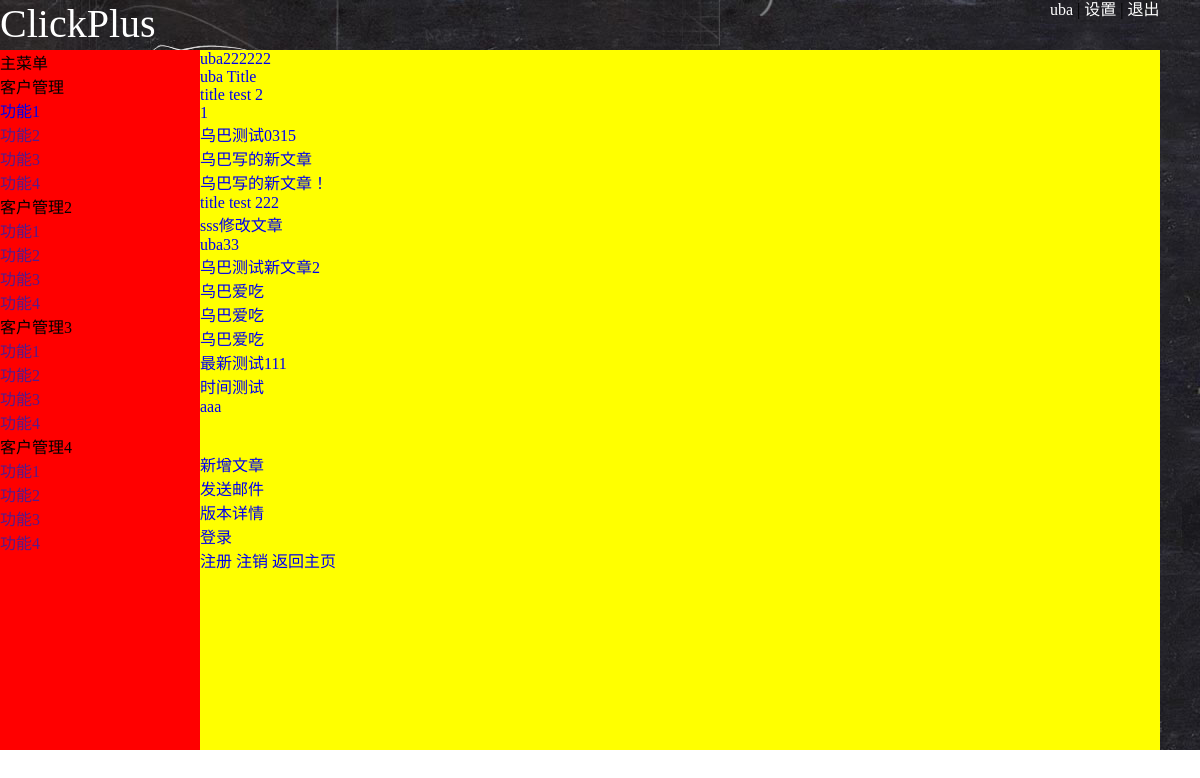
Page /blog2/index/ (signed in) on the committed database.
### ubablog2/models.py (models this page shows, shortened)
class Article(models.Model):
	title=models.CharField(max_length=32,default='uba Title')
	content=models.TextField(null=True)
	pubtime=models.DateTimeField(auto_now=True)

### ubablog2/views.py (the view)
def index(request):
	is_login=request.session.get('username')
	if is_login:
		articles=models.Article.objects.all()
		return render(request,'ubablog2/index.html',{'arts':articles,'username':is_login})
	else:
		return HttpResponseRedirect("/blog2/login")

### ubablog2/views.py (called while the page is built)
def global_setting(request):
	return {'SITE_NAME':settings.SITE_NAME,
			'SITE_DESC':settings.SITE_DESC,
			}

### ubablog2/templates/ubablog2/index.html (shortened to what this page needs)
<!DOCTYPE html>
<html lang="en">
<head>
</head>
<body>
	<div class="header">
		<a href="http://www.clickplus.cn" style="color: white;font-size: 40px;text-decoration: none;">ClickPlus</a>
		<div class="status">
        	<a href="" style="color: white;">{{username}}</a> |
        	<a href="">设置</a>   |
        	<a href="{% url 'blog2:logout'  %}">退出</a>
    	</div>
	</div>
<div class="content">
    <div class="arch">
    	<div class="atitle">
    		主菜单
    	</div>
    	<div class="alist">
    		<ul>客户管理
    			<li><a href="{% url 'blog2:tenant_list' 0 %}">功能1</a></li>
    			<li><a href="">功能2</a></li>
    			<li><a href="">功能3</a></li>
    			<li><a href="">功能4</a></li>
    		</ul>
    		<ul>客户管理2
    			<li><a href="">功能1</a></li>
    			<li><a href="">功能2</a></li>
    			<li><a href="">功能3</a></li>
    			<li><a href="">功能4</a></li>
    		</ul>
    		<ul>客户管理3
    			<li><a href="">功能1</a></li>
    			<li><a href="">功能2</a></li>
    			<li><a href="">功能3</a></li>
    			<li><a href="">功能4</a></li>
    		</ul>
    		<ul>客户管理4
    			<li><a href="">功能1</a></li>
    			<li><a href="">功能2</a></li>
    			<li><a href="">功能3</a></li>
    			<li><a href="">功能4</a></li>
    		</ul>
    	</div>
    </div>
    <div class="sontab">
        <ul>
            {%for art in arts %}
            <li><a href="{% url 'blog2:article_page' art.id  %}">{{art.title}}</a></li>
            {% endfor %}
        </ul>
        <br><br>
        <a href="{% url 'blog2:edit_page' 0 %}">新增文章</a>
        <br>
        <a href="{% url 'blog2:edit_email'  %}">发送邮件</a>
        <br>
        <a href="{% url 'blog2:version'  %}">版本详情</a>
        <br>
        <a href="{% url 'blog2:login'  %}">登录</a>
        <br>
        <a href="{% url 'blog2:regist'  %}">注册</a>
        <a href="{% url 'blog2:logout'  %}">注销</a>
        <a href="{% url 'blog2:art_index'  %}">返回主页</a>
    </div>
</div>
</body>
</html>

### ubablog2/templates/ubablog2/index.html (style rules this page uses)
* { margin:0px; padding: 0px; }
a { text-decoration: none; }
.header { width:100%; height: 50px; background-color: green; background: url(/static/images/body_bg.jpg) 0 0 repeat; }
.header .status { width: 150px; height: 20px; position: absolute; right: 0px; top:0px; line-height:20px; }
.header .status a { color: white; }
.content { width:100%; height: 700px; background-color: skyblue; position: relative; background: url(/static/images/body_bg.jpg) 0 0 repeat; }
.arch { width: 20%; height: 700px; background-color: red; position: absolute; left: 0px; }
.sontab { width: 80%; height: 700px; background-color: yellow; position: absolute; left:200px; top:0px; }
ul { list-style: none; }

### rows in the picture
Article: title "uba222222"
Article: title "uba Title"
Article: title "title test 2"
Article: title "1"
Article: title "乌巴测试0315"
Article: title "乌巴写的新文章"
Article: title "乌巴写的新文章！"
Article: title "title test 222"
Article: title "sss修改文章"
Article: title "uba33"
Article: title "乌巴测试新文章2"
Article: title "乌巴爱吃"
Article: title "乌巴爱吃"
Article: title "乌巴爱吃"
Article: title "最新测试111"
Article: title "时间测试"
Article: title "aaa"

### other values in the picture
{{ username }} "uba"
